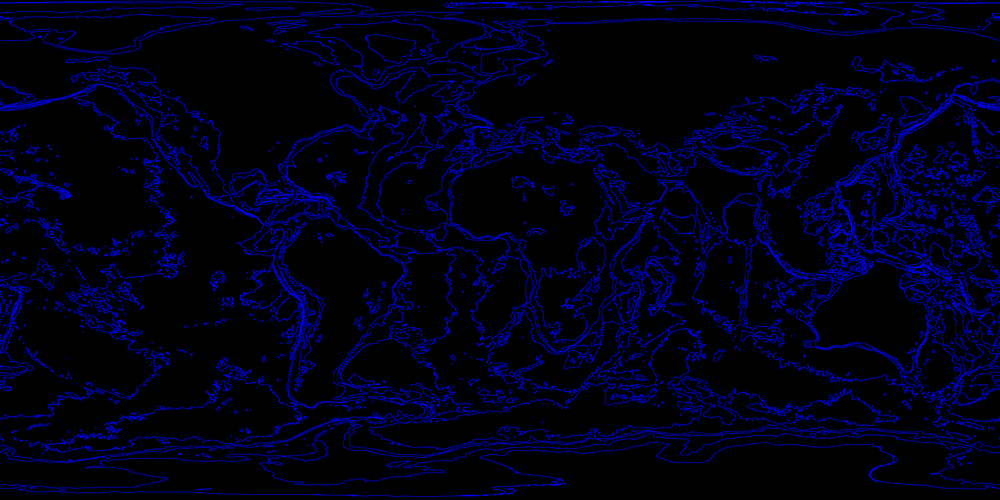
#> input picture utils/gradient/gradient.png, 1000 x 500 px, shrunk from 1920 x 960 before the run
$ python voronoi.py
#> lines starting #> are read from the running program, lines starting #| are printed output that depends on the picture
"""Fill contour regions with Voronoi cell outlines.

The blue channel of ``gradient.png`` holds contour lines. Flood fill splits the
rest of the image into regions at those lines. Each region then gets one jittered
grid seed per grid cell. Each pixel gets its nearest seed in the same region;
borders between neighbouring owners become 1px lines. Written to a transparent
PNG overlay.
"""

from __future__ import annotations

import argparse
import random
from array import array
from collections import defaultdict, deque
from pathlib import Path

from PIL import Image, ImageColor

INPUT = Path(__file__).resolve().parents[2] / "gradient.png"
OUTPUT = INPUT.with_name("voronoi.png")
CONTOUR_THRESHOLD = 128
DEFAULT_CELL_SIZE = 64


def contour_regions(a_contours: Image.Image) -> tuple[array[int], int]:
    """Flood fill non-contour pixels; return a label per pixel and region count.

    Label 0 means contour. The x axis wraps, matching the height map gradient.
    """
    width, height_px = a_contours.size
    mask = a_contours.tobytes()
    labels = array("i", [-1]) * (width * height_px)
    left = [(x - 1) % width for x in range(width)]
    right = [(x + 1) % width for x in range(width)]

    queue: deque[int] = deque()
    region_count = 0
    for start in range(width * height_px):
        if labels[start] != -1:
            continue
        if mask[start] > CONTOUR_THRESHOLD:
            labels[start] = 0
            continue

        region_count += 1
        labels[start] = region_count
        queue.append(start)
        while queue:
            index = queue.popleft()
            row = index - index % width
            x = index - row
            neighbors = (
                row + left[x],
                row + right[x],
                index - width if row else -1,
                index + width if row + width < width * height_px else -1,
            )
            for neighbor in neighbors:
                if (
                    neighbor >= 0
                    and labels[neighbor] == -1
                    and mask[neighbor] <= CONTOUR_THRESHOLD
                ):
                    labels[neighbor] = region_count
                    queue.append(neighbor)

    return labels, region_count


def jittered_seeds(
    a_labels: array[int],
    a_width: int,
    a_height: int,
    a_cell_size: int,
    a_rng: random.Random,
) -> dict[int, list[tuple[float, float]]]:
    """Pick one seed per (region, grid cell), two pixels away from contours."""
    picks: dict[tuple[int, int, int], tuple[float, float]] = {}
    counts: dict[tuple[int, int, int], int] = {}
    left = [(x - 1) % a_width for x in range(a_width)]
    right = [(x + 1) % a_width for x in range(a_width)]

    for index, label in enumerate(a_labels):
        if label <= 0:
            continue
        row = index - index % a_width
        x = index - row
        y = row // a_width
        if (
            a_labels[row + left[x]] <= 0
            or a_labels[row + right[x]] <= 0
            or (y > 0 and a_labels[index - a_width] <= 0)
            or (y + 1 < a_height and a_labels[index + a_width] <= 0)
        ):
            continue

        key = (label, x // a_cell_size, y // a_cell_size)
        count = counts.get(key, 0) + 1
        counts[key] = count
        point = (x + a_rng.random(), y + a_rng.random())
        if count == 1 or a_rng.randrange(count) == 0:
            picks[key] = point

    seeds: dict[int, list[tuple[float, float]]] = defaultdict(list)
    for (label, _, _), point in picks.items():
        seeds[label].append(point)
    return seeds


def voronoi_alpha(
    a_labels: array[int],
    a_seeds: dict[int, list[tuple[float, float]]],
    a_width: int,
    a_height: int,
    a_cell_size: int,
) -> Image.Image:
    """Return 1px cell borders as an L-mode mask.

    Nearest-seed search uses only seeds of the pixel's region, so borders stop
    at contours. Borders come from comparing adjacent owner pixels, so they
    stay continuous instead of relying on clipped polygon edges.
    """
    columns = -(-a_width // a_cell_size)
    rows = -(-a_height // a_cell_size)
    search_radius = 3

    cell_grid: dict[tuple[int, int], list[tuple[int, int, float, float]]] = defaultdict(list)
    seed_id = 0
    for region, points in a_seeds.items():
        for x, y in points:
            cell_grid[(int(x) // a_cell_size, int(y) // a_cell_size)].append(
                (seed_id, region, x, y)
            )
            seed_id += 1

    candidates: dict[tuple[int, int], dict[int, list[tuple[int, float, float]]]] = {}
    for cy in range(rows):
        for cx in range(columns):
            center_x = cx * a_cell_size + a_cell_size / 2
            by_region: dict[int, list[tuple[int, float, float]]] = defaultdict(list)
            for nx in range(max(0, cx - search_radius), min(columns, cx + search_radius + 1)):
                for ny in range(max(0, cy - search_radius), min(rows, cy + search_radius + 1)):
                    for seed_id, region, sx, sy in cell_grid.get((nx, ny), ()):
                        wrapped_x = sx + a_width * round((center_x - sx) / a_width)
                        by_region[region].append((seed_id, wrapped_x, sy))
            candidates[(cx, cy)] = by_region

    owners = array("i", [-1]) * (a_width * a_height)
    for cy in range(rows):
        for cx in range(columns):
            region_seeds = candidates[(cx, cy)]
            x_start = cx * a_cell_size
            x_end = min(x_start + a_cell_size, a_width)
            y_start = cy * a_cell_size
            y_end = min(y_start + a_cell_size, a_height)
            for y in range(y_start, y_end):
                row = y * a_width
                for x in range(x_start, x_end):
                    index = row + x
                    region = a_labels[index]
                    if region <= 0:
                        continue
                    group = region_seeds.get(region)
                    if not group:
                        continue
                    best_id = -1
                    best_distance = 0.0
                    for seed_id, sx, sy in group:
                        distance = (sx - x) ** 2 + (sy - y) ** 2
                        if best_id < 0 or distance < best_distance:
                            best_id = seed_id
                            best_distance = distance
                    owners[index] = best_id

    alpha = bytearray(a_width * a_height)
    for y in range(a_height):
        row = y * a_width
        for x in range(a_width):
            index = row + x
            owner = owners[index]
            if owner < 0:
                continue
            right = owners[row + ((x + 1) % a_width)]
            down = owners[row + a_width + x] if y + 1 < a_height else -1
            if (right >= 0 and right != owner) or (down >= 0 and down != owner):
                alpha[index] = 255

    return Image.frombytes("L", (a_width, a_height), bytes(alpha))


def voronoi_overlay(a_alpha: Image.Image, a_color: tuple[int, int, int]) -> Image.Image:
    """Return a transparent overlay from the clipped line alpha."""
    overlay = Image.new("RGBA", a_alpha.size, a_color + (0,))
    overlay.putalpha(a_alpha)
    return overlay


def contour_composite(
    a_contours: Image.Image,
    a_alpha: Image.Image,
    a_color: tuple[int, int, int],
) -> Image.Image:
    """Return an RGBA image with blue contours and colored Voronoi lines."""
    contour_alpha = a_contours.point(
        lambda value: 255 if value > CONTOUR_THRESHOLD else 0
    )
    background = Image.new("RGBA", a_contours.size, (0, 0, 0, 255))
    blue = Image.new("RGBA", a_contours.size, (0, 0, 255, 255))
    base = Image.composite(blue, background, contour_alpha)
    return Image.alpha_composite(base, voronoi_overlay(a_alpha, a_color))


def main() -> None:
    parser = argparse.ArgumentParser(description=__doc__)
    parser.add_argument("--input", type=Path, default=INPUT)
    parser.add_argument("--output", type=Path, default=OUTPUT)
    parser.add_argument("--cell-size", type=int, default=DEFAULT_CELL_SIZE)
    parser.add_argument("--seed", type=int, default=0)
    parser.add_argument("--color", default="white")
    parser.add_argument(
        "--composite", type=Path, help="also save a contour + Voronoi image here"
    )
    args = parser.parse_args()

    if args.cell_size < 2:
        parser.error("--cell-size must be at least 2")

    color = ImageColor.getrgb(args.color)
    with Image.open(args.input) as image:
#> image is the input picture: PIL image 1000x500 RGBA; mean R, G, B, A 0, 0, 22.3, 255
        contours = image.getchannel("B")
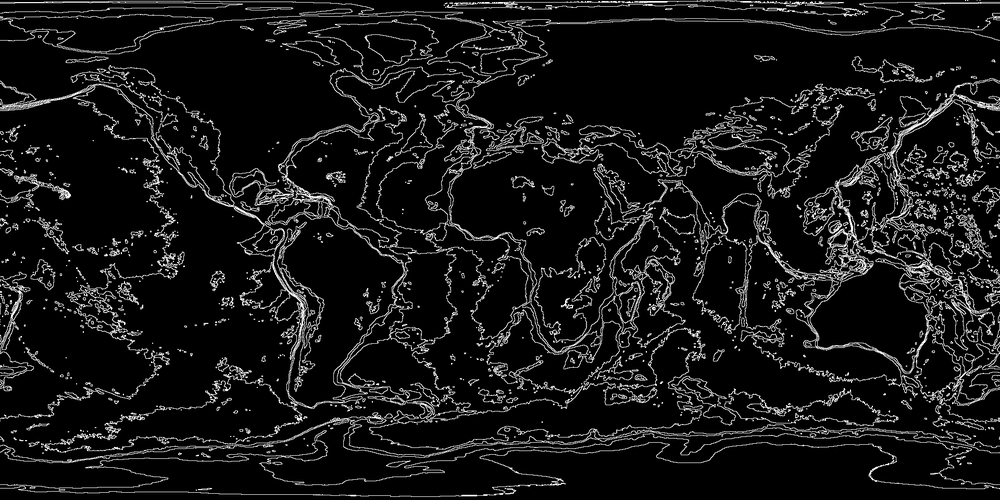
#> contours: PIL image 1000x500 L; min 0, max 255, mean 22.3
        labels, region_count = contour_regions(contours)
#> after the loop in contour_regions, `for start in range(width * height_px):`: region_count = 761
#> region_count = 761
        seeds = jittered_seeds(
            labels, *contours.size, args.cell_size, random.Random(args.seed)
        )
#> seeds = 24 items
        alpha = voronoi_alpha(labels, seeds, *contours.size, args.cell_size)
#> the loop in voronoi_alpha, `for region, points in a_seeds.items():` made 24 passes
#> (region, points) on passes 2 to 13: (14, [(479.3, 82.05)]), (45, [(943.2, 105.2)]), (56, [(7.72, 108.6)]), (87, [(489.9, 126.1)]), (122, [(882.8, 149.3)]), (155, [(280.6, 166)]), (178, [(897.5, 177.4)]), (228, [(274, 192), (271.4, 195.1)]), (229, [(302.8, 191.9), (302.3, 192.7)]), (245, [(305.6, 197.1)]), (266, [(326.7, 201.4)]), (304, [(824.1, 219)])
#> region on pass 1: 1
#> after the loop in voronoi_alpha, `for region, points in a_seeds.items():`: seed_id = 153
#> after the loop in voronoi_alpha, `for cy in range(rows):`: candidates = 128 items
#> in voronoi_alpha, `return Image.frombytes("L", (a_width, a_height), bytes(alpha))`:
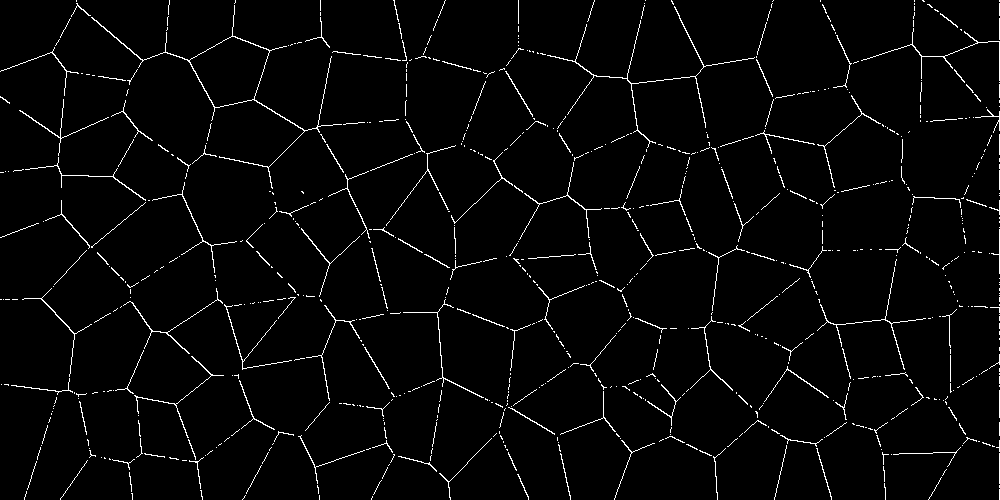
#> returned value: PIL image 1000x500 L; 2.8% white in thin lines or dots
        overlay = voronoi_overlay(alpha, color)
        composite = (
            contour_composite(contours, alpha, color) if args.composite else None
        )

    args.output.parent.mkdir(parents=True, exist_ok=True)
    overlay.save(args.output)
    seed_count = sum(len(group) for group in seeds.values())
#> seed_count = 153
    print(
        f"Saved {args.output} ({overlay.size[0]}x{overlay.size[1]}): {region_count} regions, {seed_count} seeds"
    )
#| Saved utils/gradient/voronoi.png (1000x500): 761 regions, 153 seeds
    if composite is not None and args.composite is not None:
        args.composite.parent.mkdir(parents=True, exist_ok=True)
        composite.save(args.composite)
        print(f"Saved {args.composite}")


if __name__ == "__main__":
    main()
